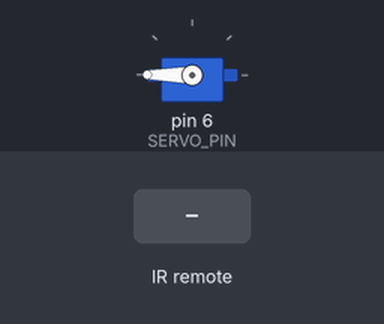
Simulated run of this sketch. Board: Arduino Uno, built with avr-gcc and run on an emulated ATmega328P. On the bench: servo. The inputs (shaded band) are chosen by the test bench.

Above: at 1.2 s.
1.3 s: infrared code 0xFF906F received
At 2.6 s:
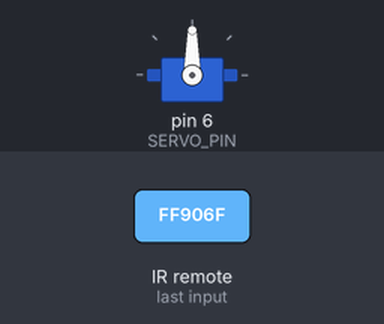
Timing chart, 0 to 4.3 s (numbered marks = the images above; inputs shaded):
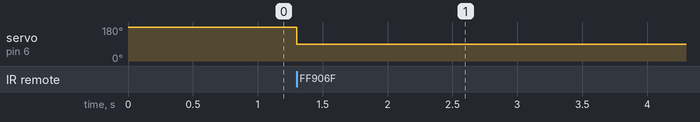

The sketch:

IR_Remote_Servo_Box_2.ino
```cpp
//Car MP3 remote: left right center = - + eq = FFE01F FFA857 FF906F
//IR Codes for "Sony Personal Audio System RMT-CCS15"
//Up (up key) 2426
//Down (down key)  6426

// Include IR Remote Library by Ken Shirriff
#include <IRremote.h>

// Include Arduino Servo Library
#include <Servo.h>

// Define Sensor Pin
const int RECV_PIN = 4;

// Define Servo Pin
const int SERVO_PIN = 6;

// Define Variable for Servo position
// Start at 180 Degrees (Closed Position)
int pos = 180;

// Define variable to store last code received
unsigned long lastCode;

// Define IR Receiver and Results Objects
IRrecv irrecv(RECV_PIN);
decode_results results;

// Create servo object
Servo myservo;

void setup()
{
  // Start the receiver
  irrecv.enableIRIn();

  // Attach the servo
  myservo.attach(SERVO_PIN);

  // Start with Servo in Center
  myservo.write(pos);
}

void loop() {
if(irrecv.decode(&results)) //this checks to see if a code has been received
{

    if(results.value == 0xFFFFFFFF)
    {
       // If Repeat then use last code received
       results.value = lastCode;
    }

    if(results.value == 0x6426)
    {
        // Minus - Button Pressed
        lastCode = results.value;
        // Move down
        pos = 180;
        // Prevent position above 180
        if(pos > 180){pos = 180;}
        myservo.write(pos);
    }

    if(results.value == 0x2426)
    {
       // Plus + Button Pressed
       lastCode = results.value;
       // Open
       pos = 40;
       // Prevent position below 40
       if(pos < 40){pos = 40;}
       myservo.write(pos);
    }

   if(results.value == 0xFF906F)
    {
       // Eq   Button Pressed
       lastCode = results.value;
       // Center
       pos = 90;
       myservo.write(pos);
    }

    // Add delay to prevent false readings
    delay(30);
    //receive the next value
    irrecv.resume();
}

}
```

Measured:
- after the input at 1.3 s, servo on pin 6 (SERVO_PIN): 180° → 90° at once
